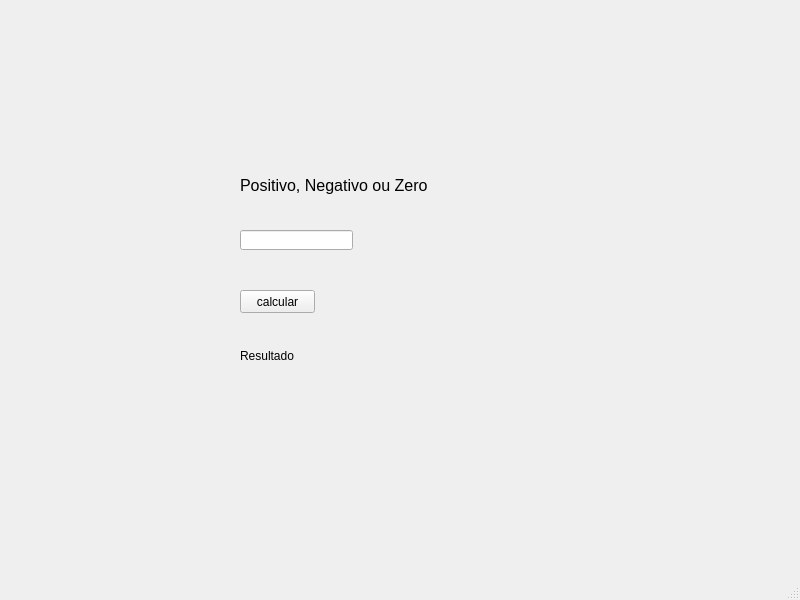
<?xml version="1.0" encoding="UTF-8"?>
<ui version="4.0">
 <class>MainWindow</class>
 <widget class="QMainWindow" name="MainWindow">
  <property name="geometry">
   <rect>
    <x>0</x>
    <y>0</y>
    <width>800</width>
    <height>600</height>
   </rect>
  </property>
  <property name="windowTitle">
   <string>MainWindow</string>
  </property>
  <widget class="QWidget" name="centralwidget">
   <widget class="QLabel" name="result">
    <property name="geometry">
     <rect>
      <x>240</x>
      <y>340</y>
      <width>391</width>
      <height>31</height>
     </rect>
    </property>
    <property name="text">
     <string>Resultado</string>
    </property>
   </widget>
   <widget class="QPushButton" name="btn">
    <property name="geometry">
     <rect>
      <x>240</x>
      <y>290</y>
      <width>75</width>
      <height>23</height>
     </rect>
    </property>
    <property name="text">
     <string>calcular</string>
    </property>
   </widget>
   <widget class="QLabel" name="label_2">
    <property name="geometry">
     <rect>
      <x>240</x>
      <y>170</y>
      <width>391</width>
      <height>31</height>
     </rect>
    </property>
    <property name="font">
     <font>
      <pointsize>12</pointsize>
     </font>
    </property>
    <property name="text">
     <string>Positivo, Negativo ou Zero</string>
    </property>
   </widget>
   <widget class="QLineEdit" name="num">
    <property name="geometry">
     <rect>
      <x>240</x>
      <y>230</y>
      <width>113</width>
      <height>20</height>
     </rect>
    </property>
   </widget>
  </widget>
  <widget class="QMenuBar" name="menubar">
   <property name="geometry">
    <rect>
     <x>0</x>
     <y>0</y>
     <width>800</width>
     <height>21</height>
    </rect>
   </property>
  </widget>
  <widget class="QStatusBar" name="statusbar"/>
 </widget>
 <resources/>
 <connections/>
</ui>
